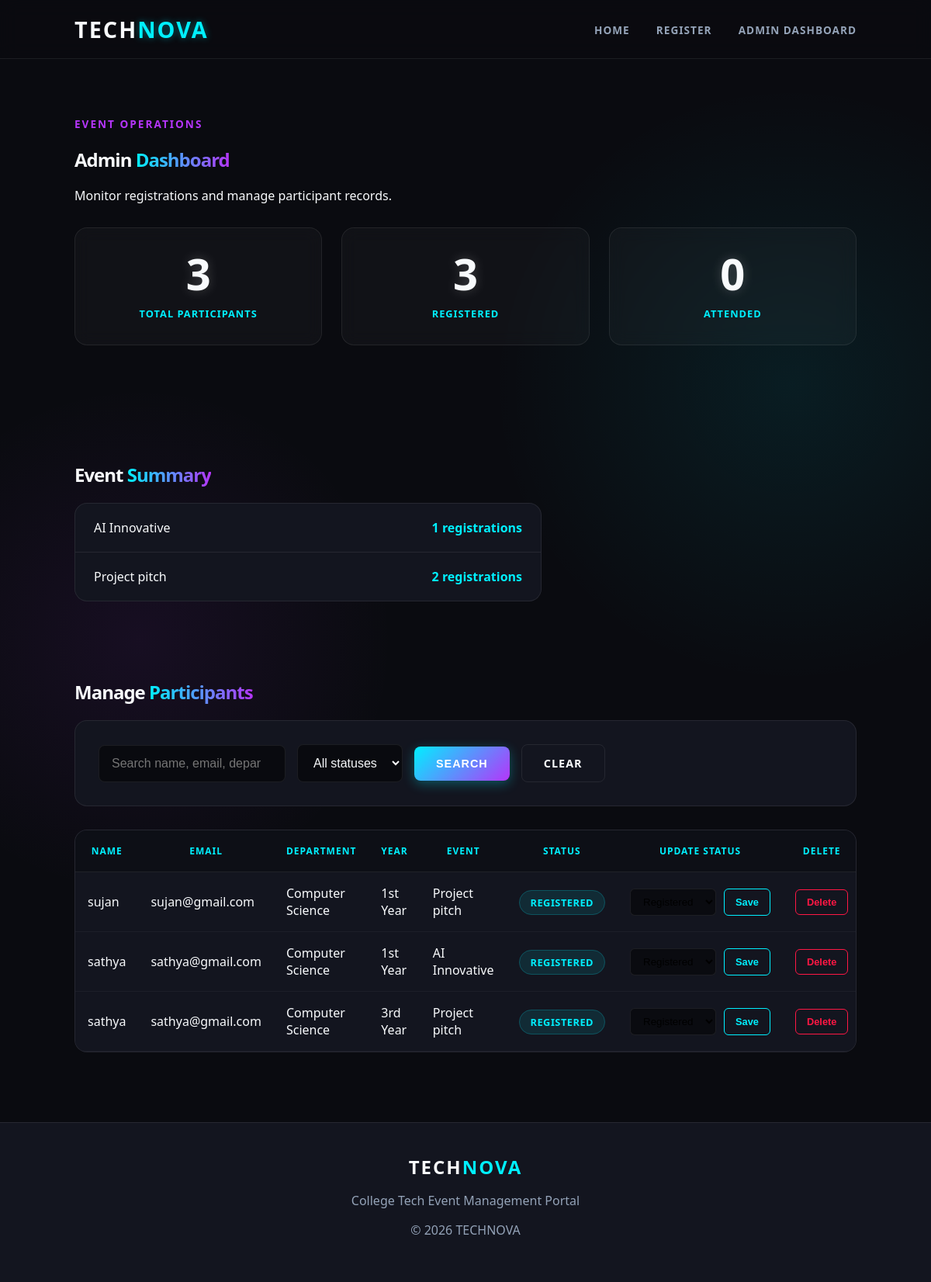
The page /admin on the database its author committed.
### tables this page shows
CREATE TABLE registration (
                id INTEGER PRIMARY KEY AUTOINCREMENT,
                name TEXT NOT NULL,
                email TEXT NOT NULL,
                department TEXT NOT NULL,
                year TEXT NOT NULL,
                event TEXT NOT NULL,
                status TEXT DEFAULT 'Registered',
                registered_at TIMESTAMP DEFAULT CURRENT_TIMESTAMP,
                UNIQUE(email, event)
            );

### app.py (the view)
@app.route('/admin')
def admin():
    search_query = request.args.get('q', '').strip()
    status_filter = request.args.get('status', '')
    with get_db() as db:
        total = db.execute("SELECT COUNT(*) FROM registration").fetchone()[0]
        registered = db.execute("SELECT COUNT(*) FROM registration WHERE status = 'Registered'").fetchone()[0]
        attended = db.execute("SELECT COUNT(*) FROM registration WHERE status = 'Attended'").fetchone()[0]
        event_stats = db.execute("""
            SELECT event, COUNT(*) as count
            FROM registration GROUP BY event
        """).fetchall()
        query = "SELECT * FROM registration WHERE 1=1"
        params = []
        if search_query:
            query += " AND (name LIKE ? OR email LIKE ? OR department LIKE ? OR event LIKE ?)"
            search_param = f"%{search_query}%"
            params.extend([search_param, search_param, search_param, search_param])
        if status_filter:
            query += " AND status = ?"
            params.append(status_filter)
        query += " ORDER BY registered_at DESC"
        registrations = db.execute(query, params).fetchall()
    return render_template(
        'admin.html',
        total=total,
        registered=registered,
        attended=attended,
        event_stats=event_stats,
        registrations=registrations,
        search=search_query,
        status_filter=status_filter
    )

### app.py (called while the page is built)
def get_db():
    DATABASE.parent.mkdir(parents=True, exist_ok=True)
    connection = sqlite3.connect(DATABASE)
    connection.row_factory = sqlite3.Row
    return connection

### templates/admin.html (shortened to what this page needs)
{% extends "base.html" %}
{% block content %}
<section class="section">
    <p class="eyebrow">EVENT OPERATIONS</p>
    <h1>Admin <span>Dashboard</span></h1>
    <p class="section-description">
        Monitor registrations and manage participant records.
    </p>
    <div class="stats">
        <div class="stat-card">
            <strong>{{ total }}</strong>
            <span>Total participants</span>
        </div>
        <div class="stat-card">
            <strong>{{ registered }}</strong>
            <span>Registered</span>
        </div>
        <div class="stat-card">
            <strong>{{ attended }}</strong>
            <span>Attended</span>
        </div>
    </div>
</section>
<section class="section dashboard-section">
    <h2>Event <span>Summary</span></h2>
    <div class="event-summary-list">
        {% for item in event_stats %}
        <div class="event-summary-row">
            <span>{{ item['event'] }}</span>
            <strong>{{ item['count'] }} registrations</strong>
        </div>
        {% else %}
        <p>No registrations yet. Register a student to see the summary.</p>
        {% endfor %}
    </div>
</section>
<section class="section dashboard-section">
    <h2>Manage <span>Participants</span></h2>
    <form class="search-form" method="GET" action="{{ url_for('admin') }}">
        <input type="search" name="q" value="{{ search }}"
               placeholder="Search name, email, department or event">
        <select name="status">
            <option value="">All statuses</option>
        </select>
        <button class="button button-primary" type="submit">Search</button>
        <a class="button button-secondary" href="{{ url_for('admin') }}">
            Clear
        </a>
    </form>
    <div class="table-wrap">
        <table class="registration-table">
            <thead>
                <tr>
                    <th>Name</th>
                    <th>Email</th>
                    <th>Department</th>
                    <th>Year</th>
                    <th>Event</th>
                    <th>Status</th>
                    <th>Update status</th>
                    <th>Delete</th>
                </tr>
            </thead>
            <tbody>
                {% for participant in registrations %}
                <tr>
                    <td>{{ participant['name'] }}</td>
                    <td>{{ participant['email'] }}</td>
                    <td>{{ participant['department'] }}</td>
                    <td>{{ participant['year'] }}</td>
                    <td>{{ participant['event'] }}</td>
                    <td>
                        <span class="status-pill">
                            {{ participant['status'] }}
                        </span>
                    </td>
                    <td>
                        <form method="POST"
                              action="{{ url_for('update_status', registration_id=participant['id']) }}"
                              class="inline-form">
                            <select name="status" aria-label="New status">
                                {% for option in ['Registered', 'Attended', 'Cancelled'] %}
                                <option value="{{ option }}"
                                    {% if participant['status'] == option %}selected{% endif %}>
                                    {{ option }}
                                </option>
                                {% endfor %}
                            </select>
                            <button class="small-button" type="submit">
                                Save
                            </button>
                        </form>
                    </td>
                    <td>
                        <form method="POST"
                              action="{{ url_for('delete_registration', registration_id=participant['id']) }}"
                              onsubmit="return confirm('Delete this registration?');">
                            <button class="small-button danger" type="submit">
                                Delete
                            </button>
                        </form>
                    </td>
                </tr>
                {% else %}
                <tr>
                    <td colspan="8">No matching registrations found.</td>
                </tr>
                {% endfor %}
            </tbody>
        </table>
    </div>
</section>
{% endblock %}

### templates/base.html (shortened to what this page needs)
<!DOCTYPE html>
<html lang="en">
<head>
    <link rel="stylesheet"
          href="{{ url_for('static', filename='style.css') }}">
</head>
<body>
    <header class="navbar">
        <a class="logo" href="{{ url_for('home') }}">TECH<span>NOVA</span></a>
        <nav>
            <a href="{{ url_for('home') }}">Home</a>
            <a href="{{ url_for('register') }}">Register</a>
            <a href="{{ url_for('admin') }}">Admin Dashboard</a>
        </nav>
    </header>
    <main class="portal-main">
        {% block content %}{% endblock %}
    </main>
    <footer>
        <a class="logo" href="{{ url_for('home') }}">TECH<span>NOVA</span></a>
        <p>College Tech Event Management Portal</p>
        <p>© 2026 TECHNOVA</p>
    </footer>
</body>
</html>

### rows shown on the page
registration: name "sujan", email "sujan@gmail.com", department "Computer Science", year "1st Year", event "Project pitch", status "REGISTERED", status "Registered"
registration: name "sathya", email "sathya@gmail.com", department "Computer Science", year "1st Year", event "AI Innovative", status "REGISTERED", status "Registered"
registration: name "sathya", email "sathya@gmail.com", department "Computer Science", year "3rd Year", event "Project pitch", status "REGISTERED", status "Registered"

### other values the page prints
{{ total }} "3"
{{ registered }} "3"
{{ attended }} "0"
{{ item['event'] }} "AI Innovative" "Project pitch"
{{ item['count'] }} "1" "2"
